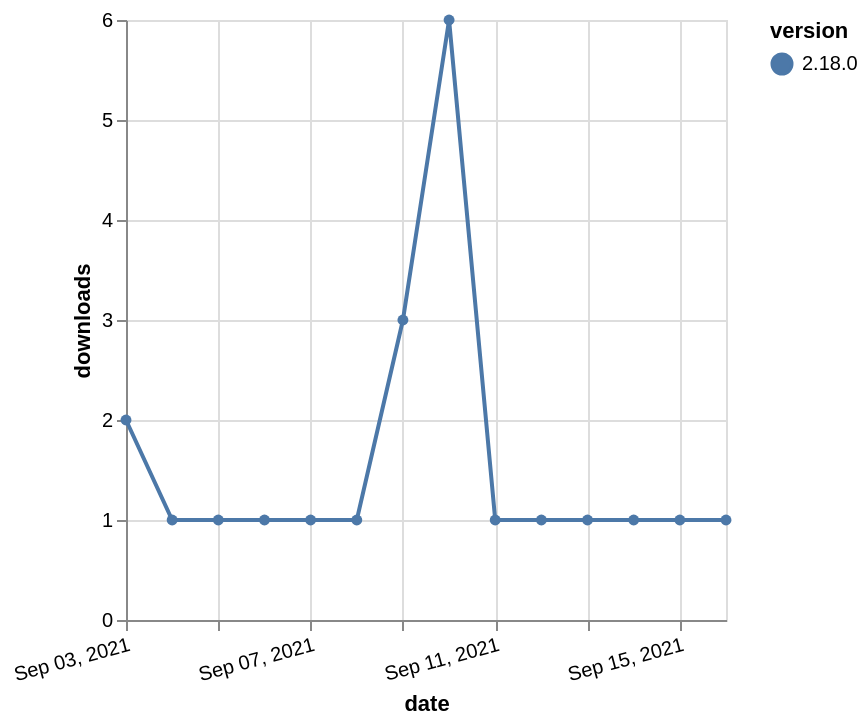

Express this chart as Vega-Lite.
### Vega-Lite specification from a JSON file in a GitHub repository (floating-point values rounded to 4 significant figures)
{"$schema": "https://vega.github.io/schema/vega-lite/v5.json", "description": "A simple bar chart with embedded data.", "data": {"values": [{"date": "2021-09-03", "total": 616, "delta": 2, "version": "2.18.0"}, {"date": "2021-09-04", "total": 617, "delta": 1, "version": "2.18.0"}, {"date": "2021-09-05", "total": 618, "delta": 1, "version": "2.18.0"}, {"date": "2021-09-06", "total": 619, "delta": 1, "version": "2.18.0"}, {"date": "2021-09-07", "total": 620, "delta": 1, "version": "2.18.0"}, {"date": "2021-09-08", "total": 621, "delta": 1, "version": "2.18.0"}, {"date": "2021-09-09", "total": 624, "delta": 3, "version": "2.18.0"}, {"date": "2021-09-10", "total": 630, "delta": 6, "version": "2.18.0"}, {"date": "2021-09-11", "total": 631, "delta": 1, "version": "2.18.0"}, {"date": "2021-09-12", "total": 632, "delta": 1, "version": "2.18.0"}, {"date": "2021-09-13", "total": 633, "delta": 1, "version": "2.18.0"}, {"date": "2021-09-14", "total": 634, "delta": 1, "version": "2.18.0"}, {"date": "2021-09-15", "total": 635, "delta": 1, "version": "2.18.0"}, {"date": "2021-09-16", "total": 636, "delta": 1, "version": "2.18.0"}]}, "width": "container", "mark": {"type": "line", "point": {"filled": true}}, "encoding": {"x": {"field": "date", "type": "temporal", "timeUnit": "yearmonthdate", "title": "date", "axis": {"labelAngle": -15}}, "y": {"field": "delta", "type": "quantitative", "title": "downloads"}, "color": {"field": "version", "type": "nominal"}, "tooltip": {"field": "delta"}}}
